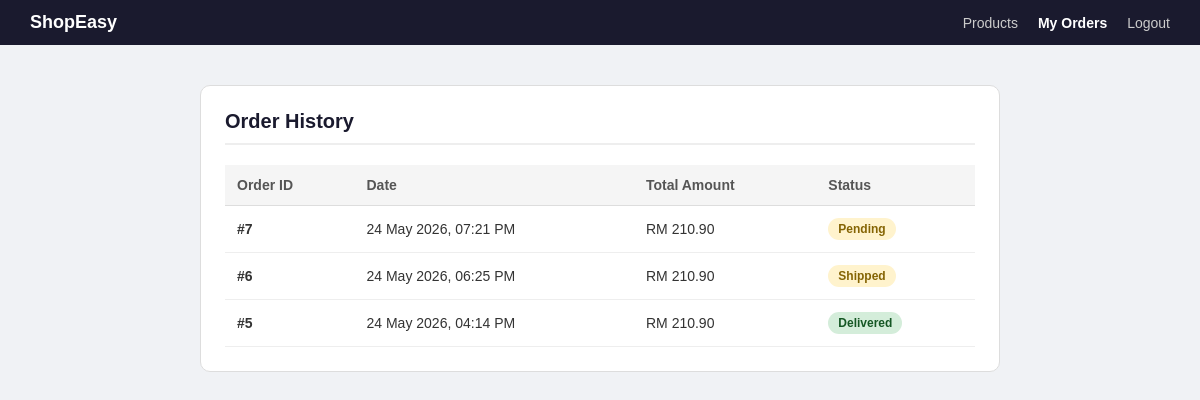
The page /orders.php (signed in) on the database its author committed.
### tables this page shows
CREATE TABLE `orders` (
  `order_id` int(11) NOT NULL,
  `customer_id` int(11) NOT NULL,
  `location_id` int(11) NOT NULL,
  `total_amount` decimal(10,2) NOT NULL,
  `order_status` enum('pending','processing','shipped','delivered','cancelled') DEFAULT 'pending',
  `ordered_at` timestamp NOT NULL DEFAULT current_timestamp(),
  `updated_at` timestamp NOT NULL DEFAULT current_timestamp() ON UPDATE current_timestamp()
);

### orders.php (the view, shortened to what this page needs)
<?php
require 'db_connect.php';
$user_id = (int) $_SESSION['user_id'];
$stmt = $pdo->prepare("
    SELECT order_id, total_amount, order_status, ordered_at
    FROM orders
    WHERE customer_id = ?
    ORDER BY ordered_at DESC
");
$stmt->execute([$user_id]);
$orders = $stmt->fetchAll();
?>
<!DOCTYPE html>
<html lang="en">
<head>
</head>
<body>
<nav>
  <span class="brand">ShopEasy</span>
  <div class="links">
    <a href="shop.php">Products</a>
    <a href="orders.php" style="color:#fff; font-weight:bold;">My Orders</a>
    <a href="logout.php">Logout</a>
  </div>
</nav>
<div class="container">
  <div class="section-title">Order History</div>
  <?php
  $stmt = $pdo->prepare("SELECT order_id, total_amount, order_status, ordered_at FROM orders WHERE customer_id = ? ORDER BY ordered_at DESC");
  $stmt->execute([$user_id]);
  $orders = $stmt->fetchAll();
  if (count($orders) > 0) {
      echo '<table>';
      echo '<tr><th>Order ID</th><th>Date</th><th>Total Amount</th><th>Status</th></tr>';
      foreach ($orders as $order) {
          $statusClass = 'status-pending';
          if ($order['order_status'] == 'delivered') $statusClass = 'status-delivered';
          $date = date("d M Y, h:i A", strtotime($order['ordered_at']));
          echo '<tr>';
          echo '<td><strong>#' . $order['order_id'] . '</strong></td>';
          echo '<td>' . $date . '</td>';
          echo '<td>RM ' . number_format($order['total_amount'], 2) . '</td>';
          echo '<td><span class="badge ' . $statusClass . '">' . ucfirst($order['order_status']) . '</span></td>';
          echo '</tr>';
      }
      echo '</table>';
  } else {
      echo '<div class="empty-state">You haven\'t placed any orders yet!</div>';
  }
  ?>
</div>
</body>
</html>

### orders.php (style rules this page uses)
* { box-sizing: border-box; margin: 0; padding: 0; }
body { font-family: Arial, sans-serif; background: #f0f2f5; }
nav { background: #1a1a2e; padding: 12px 30px; display: flex; justify-content: space-between; align-items: center; }
nav .brand { color: #fff; font-size: 18px; font-weight: bold; }
nav .links { display: flex; gap: 20px; align-items: center; }
nav .links a { color: #ccc; text-decoration: none; font-size: 14px; }
.container { max-width: 800px; margin: 40px auto; padding: 24px; background: #fff; border-radius: 10px; border: 1px solid #ddd; }
.section-title { font-size: 20px; font-weight: bold; color: #1a1a2e; margin-bottom: 20px; border-bottom: 2px solid #eee; padding-bottom: 10px; }
table { width: 100%; border-collapse: collapse; font-size: 14px; }
th { background: #f5f5f5; text-align: left; padding: 12px; color: #555; border-bottom: 1px solid #ddd; }
td { padding: 12px; border-bottom: 1px solid #eee; color: #333; }
.badge { display: inline-block; font-size: 12px; padding: 4px 10px; border-radius: 20px; font-weight: bold; }
.status-pending { background: #fff3cd; color: #856404; }
.status-delivered { background: #d4edda; color: #155724; }

### rows shown on the page
orders: order_id "7", ordered_at "24 May 2026, 07:21 PM", total_amount "210.90", order_status "Pending"
orders: order_id "6", ordered_at "24 May 2026, 06:25 PM", total_amount "210.90", order_status "Shipped"
orders: order_id "5", ordered_at "24 May 2026, 04:14 PM", total_amount "210.90", order_status "Delivered"
